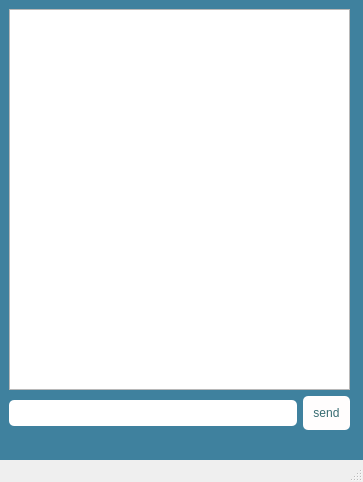
<?xml version="1.0" encoding="UTF-8"?>
<ui version="4.0">
 <class>MainWindow</class>
 <widget class="QMainWindow" name="MainWindow">
  <property name="geometry">
   <rect>
    <x>0</x>
    <y>0</y>
    <width>363</width>
    <height>482</height>
   </rect>
  </property>
  <property name="windowTitle">
   <string>MainWindow</string>
  </property>
  <property name="styleSheet">
   <string notr="true">#centralwidget {
	background-color: rgb(63, 129, 158);
}
QPushButton {
	background-color: rgb(255, 253, 253);
	border-radius: 5px;
	padding: 10px 10px;
	color: rgb(55, 107, 113);
}
QPushButton:hover {
	color: rgb(45, 97, 100);
	border: 1px  solid rgb(55, 107, 113);
	cursor: pointer;
}
QLineEdit {
	padding: 5px;
	border-radius:5px;
	color: rgb(55, 107, 113);
}</string>
  </property>
  <widget class="QWidget" name="centralwidget">
   <layout class="QGridLayout" name="gridLayout_3">
    <item row="0" column="0">
     <widget class="QStackedWidget" name="stackedWidget">
      <property name="enabled">
       <bool>true</bool>
      </property>
      <property name="currentIndex">
       <number>0</number>
      </property>
      <widget class="QWidget" name="page_0">
       <widget class="QWidget" name="gridLayoutWidget">
        <property name="geometry">
         <rect>
          <x>0</x>
          <y>0</y>
          <width>341</width>
          <height>421</height>
         </rect>
        </property>
        <layout class="QGridLayout" name="gridLayout">
         <item row="1" column="1">
          <widget class="QPushButton" name="send_0">
           <property name="text">
            <string>send</string>
           </property>
          </widget>
         </item>
         <item row="1" column="0">
          <widget class="QLineEdit" name="input_0"/>
         </item>
         <item row="0" column="0" colspan="2">
          <widget class="QTextEdit" name="output_0"/>
         </item>
        </layout>
       </widget>
      </widget>
      <widget class="QWidget" name="page_1">
       <widget class="QWidget" name="gridLayoutWidget_2">
        <property name="geometry">
         <rect>
          <x>0</x>
          <y>0</y>
          <width>341</width>
          <height>421</height>
         </rect>
        </property>
        <layout class="QGridLayout" name="gridLayout_2">
         <item row="1" column="0">
          <widget class="QLineEdit" name="input_1"/>
         </item>
         <item row="2" column="0" colspan="2">
          <widget class="QPushButton" name="new_1">
           <property name="text">
            <string>new</string>
           </property>
          </widget>
         </item>
         <item row="1" column="1">
          <widget class="QPushButton" name="send_1">
           <property name="text">
            <string>send</string>
           </property>
          </widget>
         </item>
         <item row="0" column="0" colspan="2">
          <widget class="QTextEdit" name="output_1"/>
         </item>
        </layout>
       </widget>
      </widget>
      <widget class="QWidget" name="page_2">
       <widget class="QWidget" name="gridLayoutWidget_3">
        <property name="geometry">
         <rect>
          <x>0</x>
          <y>0</y>
          <width>341</width>
          <height>291</height>
         </rect>
        </property>
        <layout class="QGridLayout" name="gridLayout_4">
         <item row="1" column="0">
          <widget class="QLineEdit" name="input_2"/>
         </item>
         <item row="1" column="1">
          <widget class="QPushButton" name="send_2">
           <property name="text">
            <string>send</string>
           </property>
          </widget>
         </item>
         <item row="0" column="0" colspan="2">
          <widget class="QTextEdit" name="output_2"/>
         </item>
        </layout>
       </widget>
       <widget class="QWidget" name="verticalLayoutWidget">
        <property name="geometry">
         <rect>
          <x>0</x>
          <y>290</y>
          <width>341</width>
          <height>131</height>
         </rect>
        </property>
        <layout class="QVBoxLayout" name="verticalLayout_2">
         <item>
          <widget class="QPushButton" name="change">
           <property name="text">
            <string>change</string>
           </property>
          </widget>
         </item>
         <item>
          <widget class="QPushButton" name="ban">
           <property name="text">
            <string>ban</string>
           </property>
          </widget>
         </item>
         <item>
          <widget class="QPushButton" name="exit">
           <property name="text">
            <string>exit</string>
           </property>
          </widget>
         </item>
        </layout>
       </widget>
      </widget>
     </widget>
    </item>
   </layout>
  </widget>
  <widget class="QMenuBar" name="menubar">
   <property name="geometry">
    <rect>
     <x>0</x>
     <y>0</y>
     <width>363</width>
     <height>22</height>
    </rect>
   </property>
  </widget>
  <widget class="QStatusBar" name="statusbar"/>
 </widget>
 <resources/>
 <connections/>
</ui>
